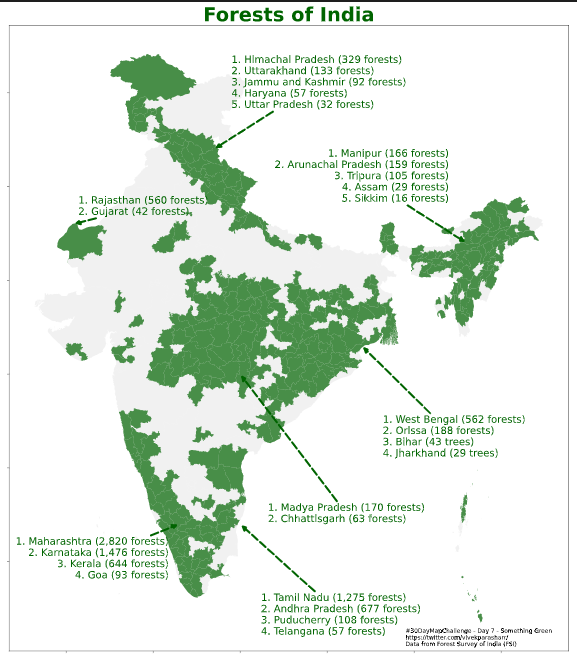

Generate this figure with Python:

import numpy as np
import pandas as pd 
import matplotlib.pyplot as plt 
import matplotlib as mpl 
import descartes
import geopandas as gpd
from shapely.geometry import Point, Polygon
from h3 import h3

# https://sites.google.com/site/georesweb/geographic-datasets

map=gpd.read_file('/Users/vivekparashar/OneDrive/OneDrive-GitHub/Challenges-and-Competitions/30DayMapChallenge/Maps/India-states/Indian_States.shp')
map=map.to_crs(crs='epsg:4326')

map_forest=gpd.read_file('/Users/vivekparashar/OneDrive/OneDrive-GitHub/Challenges-and-Competitions/30DayMapChallenge/Maps/India Districts with Forest Cover 2015/India Districts with Forest Cover 2015/India Districts with Forest Cover 2015.shp')
map_forest=map_forest.to_crs(crs='epsg:4326')

# Plotting
fig, ax = plt.subplots(figsize=(17,20))
#ax.grid(True)
#ax.grid(color='steelblue', linestyle='-.', linewidth=0.50)
ax.xaxis.set_ticklabels([])
ax.yaxis.set_ticklabels([])
#fig.suptitle('Indian Cities: Population', fontsize=50)
plt.title(label='Forests of India',
fontdict={'fontsize': 33, #rcParams['axes.titlesize'],
 'fontweight': 'bold',
 'color': 'darkgreen', #rcParams['axes.titlecolor'],
 'verticalalignment': 'baseline',})
 #'horizontalalignment': 'left'})
#ax.set(title='Indian Cities with Population > 100k')

#ax.xaxis.set_ticks([])
#ax.yaxis.set_ticks([])
#ax.xaxis.set_visible(False)
#ax.yaxis.set_visible(False)

map.plot(ax=ax, alpha=0.4, color='gainsboro')
map_forest[map_forest.Very_Dense > 0].plot(ax=ax, alpha=0.7, color='darkgreen')
plt.text(89.5, 5.5, '#30DayMapChallenge - Day 7 - Something Green \nhttps://twitter.com/vivekparasharr/ \nData from Forest Survey of India (FSI)', fontsize=10)

vp_annotate(78.5,32,'1. Himachal Pradesh (329 forests)\n2. Uttarakhand (133 forests)\n3. Jammu and Kashmir (92 forests)\n4. Haryana (57 forests)\n5. Uttar Pradesh (32 forests)', 'tr', 'darkgreen', 17, 5, 0.2)
vp_annotate(93,27,'1. Manipur (166 forests)\n2. Arunachal Pradesh (159 forests)\n3. Tripura (105 forests)\n4. Assam (29 forests)\n5. Sikkim (16 forests)', 'tl', 'darkgreen', 17, 5, 0.2)
vp_annotate(70.4,28,'1. Rajasthan (560 forests)\n2. Gujarat (42 forests)', 'tr', 'darkgreen', 17, 1.5, 0.2)
vp_annotate(87,21.5,'1. West Bengal (562 forests)\n2. Orissa (188 forests)\n3. Bihar (43 trees)\n4. Jharkhand (29 trees)', 'br', 'darkgreen', 17, 6, 0.2)
vp_annotate(80,20,'1. Madya Pradesh (170 forests)\n2. Chhattisgarh (63 forests)', 'br', 'darkgreen', 17, 8, 0.2)
vp_annotate(80,12,'1. Tamil Nadu (1,275 forests)\n2. Andhra Pradesh (677 forests)\n3. Puducherry (108 forests)\n4. Telangana (57 forests)', 'br', 'darkgreen', 17, 6, 0.2)
vp_annotate(76.5,12,'1. Maharashtra (2,820 forests)\n2. Karnataka (1,476 forests)\n3. Kerala (644 forests)\n4. Goa (93 forests)', 'bl', 'darkgreen', 17, 3, 0.2)



############################

# Function for annotating the chart
# aspect - is 2 if x is twice the length of y
# aspect - is 1.5 if x is 1.5 times the length of y
def vp_annotate(x, y, text, loc, colorr, fs, dist, aspect):
    arrow_properties=dict(arrowstyle= '-|>', #  '<|-|>',
                             color='darkgreen',
                             lw=3.5,
                             ls='--')
    if loc=='tl':
        ax.annotate(text, xy=(x, y), xytext=(x-dist*aspect, y+dist), 
            arrowprops=arrow_properties,
            fontsize=fs, color=colorr,
            horizontalalignment='right', verticalalignment='top')
    if loc=='tr':
        ax.annotate(text, xy=(x, y), xytext=(x+dist*aspect, y+dist), 
            arrowprops=arrow_properties,
            fontsize=fs, color=colorr,
            horizontalalignment='left', verticalalignment='top')
    if loc=='bl':
        ax.annotate(text, xy=(x, y), xytext=(x-dist*aspect, y-dist), 
            arrowprops=arrow_properties,
            fontsize=fs, color=colorr,
            horizontalalignment='right', verticalalignment='bottom')
    if loc=='br':
        ax.annotate(text, xy=(x, y), xytext=(x+dist*aspect, y-dist), 
            arrowprops=arrow_properties,
            fontsize=fs, color=colorr,
            horizontalalignment='left', verticalalignment='bottom')
